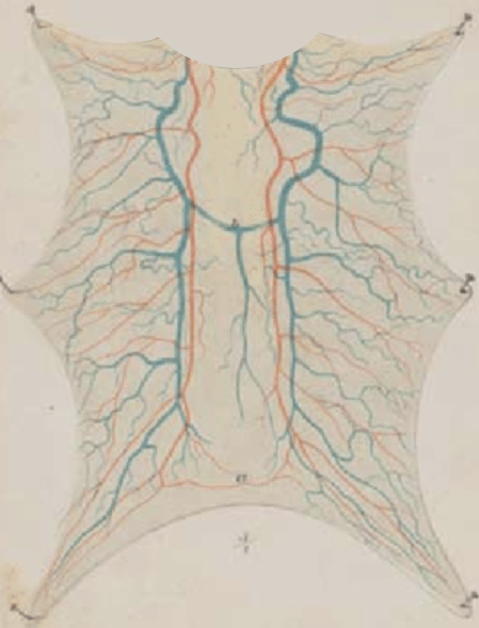
#> input picture frog-tongue.png, 957 x 1255 px (shown at 1/2 size)
$ python extract_vasculature.py
#> lines starting #> are read from the running program, lines starting #| are printed output that depends on the picture; after the words box and inside, x2 and y2 are one past the last pixel; in counts of white or black regions, pixels touching at a corner belong together
#> further down, img is the input picture: shape (1255, 957, 3); mean B, G, R 179.8, 195.1, 204
#> `hsv = cv.cvtColor(img, cv.COLOR_BGR2HSV)`: hsv: shape (1255, 957, 3); mean H, S, V 21.1, 31.4, 204.7


import numpy as np
import cv2 as cv

from skimage.morphology import area_closing, skeletonize, flood_fill

WHITE = 255

class Network():
    '''
    Make network from specific color marker in a 2D image of vasculature
    '''

    def __init__(self, img, name, colors, tol):
#> called with name = 'veins'
        self.img = img
        self.name = name
        self.colors = colors # hsv color codes for the part of the vasculature we want to extract
#> self.colors = [[[87, 55, 144]]]
        self.tol = tol # color hsv tolerance

        self.num_branches = 0

    def extract_skeleton(self, dilation_iterations):
        '''
        Extract 1D skeleton network
        '''
#> called with dilation_iterations = 2

        # Extract vasculature as whichever pixels are in the
        # given tolerance
        hsv_colors_min = np.min( self.colors, axis=0) - self.tol
#> hsv_colors_min = [[-3, 5, 104]]
        hsv_colors_max = np.max( self.colors, axis=0) + self.tol
#> hsv_colors_max = [[177, 105, 184]]

        vasculature = cv.inRange(hsv, hsv_colors_min, hsv_colors_max)
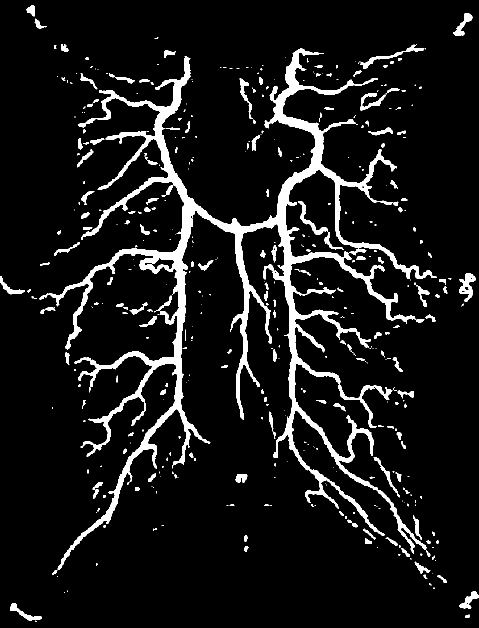
#> vasculature: shape (1255, 957) (shown at 1/2 size); 8.4% white; 452 white regions (264 under 20 px), largest, box (x1, y1, x2, y2) and area: (78, 97, 874, 1140) 78735, (918, 546, 951, 604) 877, (596, 402, 656, 470) 744

        # Image is a bit patchy, so we dilate a given amount of times
        # before skeletonizing so the network is more connected
        kernel = np.ones((3,3))
        for i in range(0, dilation_iterations):
            vasculature = cv.dilate(vasculature, kernel)

        # Remove holes so we don't get extra loops in the 1D skeleton
        mask = area_closing( vasculature, area_threshold=200, connectivity=2)
#> mask: shape (1255, 957); 15.1% white; 236 white regions, largest, box (x1, y1, x2, y2) and area: (61, 95, 897, 1156) 140693, (705, 86, 854, 155) 1975, (719, 175, 814, 223) 1604
        vasculature[np.where(mask)] = WHITE

        # Reduce to 1D using skeletonize
        vasculature = skeletonize(np.asarray(vasculature, dtype=bool))
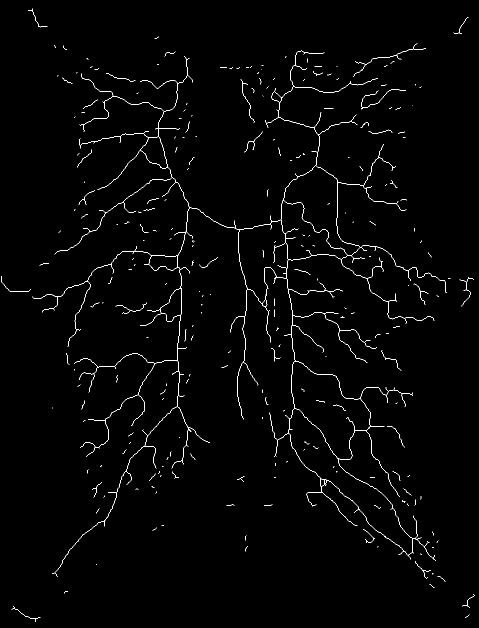
#> vasculature: shape (1255, 957) bool (shown at 1/2 size); 1.2% white in thin lines or dots
        vasculature = np.asarray(vasculature, dtype=int)*WHITE # TODO: simplify this?
#> vasculature: shape (1255, 957) int64; 1.2% white in thin lines or dots

        self.img = vasculature

    def connect_skeleton(self, connection_kernel):
        '''
        Connect skeleton segments using dilation and erosion with
        specific kernel
        '''

        vasc = self.img

        # We dilate and erode again in order to fill in gaps
        vasc = cv.dilate(np.asarray(vasc, dtype=np.uint8), connection_kernel, iterations=1)
        vasc = cv.erode(vasc, connection_kernel, iterations=1)
        vasc = skeletonize(np.asarray(vasc, dtype=bool))
        vasc = np.asarray(vasc, dtype=int)*WHITE

        self.img = vasc

    def color_segments(self, min_branch_length):
        '''
        Color disconnected segments of the network
        This is done by a sequential flood-filling
        '''
#> called with min_branch_length = 40

        vasc = self.img
        white_pixels = np.where(vasc == WHITE)
#> white_pixels = 14109 positions, rows 17 to 1243, columns 2 to 948

        num_branches = 0

        fill_value = 100

        while len(white_pixels[0])>0:
            white_pixel = [white_pixels[0][0], white_pixels[1][0]]
            vasc = flood_fill(vasc, seed_point=tuple(white_pixel), new_value=fill_value)

            branch_length = len(np.where(vasc==fill_value)[0])
            if branch_length < min_branch_length:
                vasc[np.where(vasc==fill_value)] = 0

            white_pixels = np.where(vasc == WHITE)
            fill_value  += 1
            num_branches += 1
#> this loop made 237 passes
#> (white_pixel, branch_length, white_pixels) on passes 1 to 3: ([17, 65], 62, 14047 positions, rows 35 to 1243, columns 2 to 948), ([35, 934], 49, 13998 positions, rows 73 to 1243, columns 2 to 948), ([73, 317], 9, 13989 positions, rows 87 to 1243, columns 2 to 948)
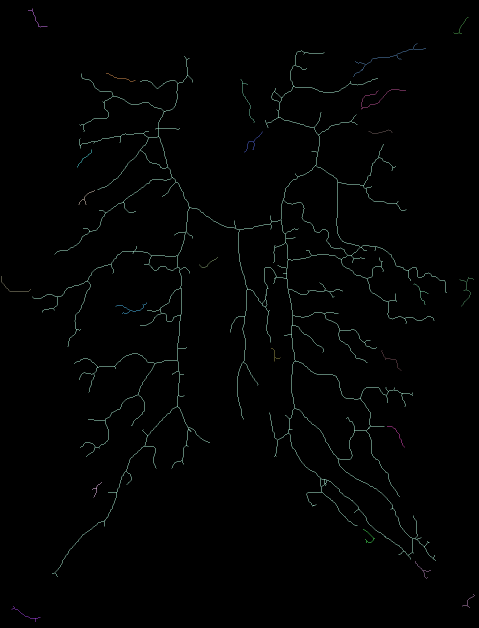
#> vasc: shape (1255, 957) int64 (shown at 1/2 size); 25 distinct labels, from 0 to 335; one colour per label, 0 black
#> after the loop, fill_value = 337; num_branches = 237

        self.img = vasc
        self.num_branches = num_branches
#> self.num_branches = 237


    def __str__(self):

        output_str = f'Network with {self.num_branches} branches \n'
        output_str += f'Image saved as {self.name}.jpg'

        cv.imwrite(f'{self.name}.jpg', self.img)

        return output_str


## The arteries are marked in "red" (actually orange) and the veins in "blue"
# The idea is that we extract the red and blue pixels separately, and skeletize the
# domain to make it 1D

BLUE = [113, 144, 141] # sampled rgb code for venous markers

RED1 = [186, 131, 106]  # sampled rgb codes for arterial markers
RED2 = [197, 164, 141]
RED3 = [188, 154, 131]

REDS = [RED1, RED2, RED3]

BACKGROUND = [217, 210, 194] # sampled rgb code for background color

# opencv uses bgr ordering
[l.reverse() for l in [RED1, RED2, RED3, BLUE, BACKGROUND]]


# Read in image of frog tongue vasculature
img = cv.imread('frog-tongue.png')

# It's easier to extract colored objects using HSV
hsv = cv.cvtColor(img, cv.COLOR_BGR2HSV)

# Convert the marker colors to HSV as well
def rgb_to_gbrimage(clr):
    return np.uint8([[clr]])

hsv_reds = [cv.cvtColor(rgb_to_gbrimage(clr), cv.COLOR_BGR2HSV) for clr in REDS]
hsv_blue = cv.cvtColor(rgb_to_gbrimage(BLUE), cv.COLOR_BGR2HSV)


# The blue veins are relatively easy to identify as their hsv value differs substantially from veins and background
blue_tol = [90, 50, 40]

veins = Network(img, 'veins', [hsv_blue], blue_tol)
veins.extract_skeleton(dilation_iterations=2)
veins.color_segments(40)
print(veins)
#| Network with 237 branches
#| Image saved as veins.jpg


# The red arteries are trickier as their hsv value is similar to the background
# so we construct thresholds from the three samples we took and add in an tolerance
tol = [5, 30, 5] # saturation value of red differs the most
#> tol = [5, 30, 5]
hsv_red_min = np.min( hsv_reds, axis=0) - tol
#> hsv_red_min = [[4, 42, 181]]
hsv_red_max = np.max( hsv_reds, axis=0) + tol
#> hsv_red_max = [[17, 140, 202]]

arteries = Network(img, 'arteries', hsv_reds, tol)
arteries.extract_skeleton(dilation_iterations=4)
#> call 2 of extract_skeleton, with dilation_iterations = 4
#> in extract_skeleton (call 2), `hsv_colors_min = np.min( self.colors, axis=0) - self.tol`: hsv_colors_min = [[4, 42, 181]]
#> in extract_skeleton (call 2), `hsv_colors_max = np.max( self.colors, axis=0) + self.tol`: hsv_colors_max = [[17, 140, 202]]
#> in extract_skeleton (call 2), `vasculature = cv.inRange(hsv, hsv_colors_min, hsv_colors_max)`: vasculature: shape (1255, 957); 4.9% white; 617 white regions (456 under 20 px), largest, box (x1, y1, x2, y2) and area: (363, 422, 413, 847) 4284, (507, 453, 577, 763) 3606, (520, 149, 624, 442) 2854
#> after the loop in extract_skeleton (call 2), `for i in range(0, dilation_iterations):`:
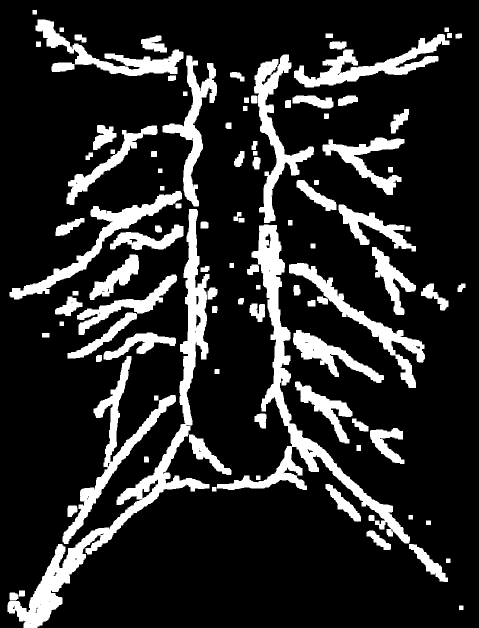
#> vasculature: shape (1255, 957) (shown at 1/2 size); 16.6% white; 104 white regions, largest, box (x1, y1, x2, y2) and area: (15, 418, 419, 1255) 30386, (434, 449, 820, 1087) 24318, (125, 712, 352, 1088) 11146
#> in extract_skeleton (call 2), `mask = area_closing( vasculature, area_threshold=200, connectivity=2)`: mask: shape (1255, 957); 16.6% white; 104 white regions, largest, box (x1, y1, x2, y2) and area: (15, 418, 419, 1255) 30653, (434, 449, 820, 1087) 24490, (125, 712, 352, 1088) 11167
#> in extract_skeleton (call 2), `vasculature = skeletonize(np.asarray(vasculature, dtype=bool))`: vasculature: shape (1255, 957) bool; 0.95% white in thin lines or dots
#> in extract_skeleton (call 2), `vasculature = np.asarray(vasculature, dtype=int)*WHITE`: vasculature: shape (1255, 957) int64; 0.95% white in thin lines or dots

# The arteries are missing some parts because they lie underneath the veins
# Most of these missing connections are horizontal, vertical or at 45 degrees

kernel = np.ones((1,30), np.uint8)  # connect lines using horizontal kernel
arteries.connect_skeleton(kernel)
#> in connect_skeleton, `vasc = cv.dilate(np.asarray(vasc, dtype=np.uint8), connection_kernel, ..`: vasc: shape (1255, 957); 17.5% white; 67 white regions, largest, box (x1, y1, x2, y2) and area: (6, 46, 832, 1252) 132179, (449, 76, 911, 442) 21682, (572, 535, 861, 770) 9908
#> in connect_skeleton, `vasc = cv.erode(vasc, connection_kernel, iterations=1)`: vasc: shape (1255, 957); 3.3% white; 70 white regions (41 under 20 px), largest, box (x1, y1, x2, y2) and area: (21, 46, 818, 1252) 24896, (464, 113, 623, 442) 2732, (594, 76, 897, 167) 2565
#> in connect_skeleton, `vasc = skeletonize(np.asarray(vasc, dtype=bool))`: vasc: shape (1255, 957) bool; 0.99% white in thin lines or dots
#> in connect_skeleton, `vasc = np.asarray(vasc, dtype=int)*WHITE`: vasc: shape (1255, 957) int64; 0.99% white in thin lines or dots

kernel = np.ones((30,1), np.uint8)  # connect lines using vertical kernel
arteries.connect_skeleton(kernel)
#> in connect_skeleton (call 2), `vasc = cv.dilate(np.asarray(vasc, dtype=np.uint8), connection_kernel, ..`: vasc: shape (1255, 957); 19.8% white; 42 white regions, largest, box (x1, y1, x2, y2) and area: (21, 32, 818, 1255) 153128, (115, 501, 350, 727) 15119, (594, 44, 922, 180) 14257
#> in connect_skeleton (call 2), `vasc = cv.erode(vasc, connection_kernel, iterations=1)`: vasc: shape (1255, 957); 4.1% white; 47 white regions (26 under 20 px), largest, box (x1, y1, x2, y2) and area: (21, 47, 818, 1255) 35722, (594, 59, 897, 166) 3966, (115, 516, 350, 713) 2446
#> in connect_skeleton (call 2), `vasc = skeletonize(np.asarray(vasc, dtype=bool))`:
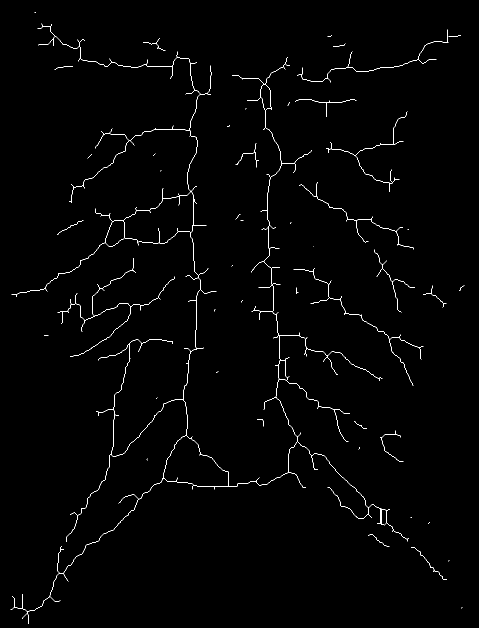
#> vasc: shape (1255, 957) bool (shown at 1/2 size); 0.92% white in thin lines or dots
#> in connect_skeleton (call 2), `vasc = np.asarray(vasc, dtype=int)*WHITE`: vasc: shape (1255, 957) int64; 0.92% white in thin lines or dots

# After filling in as much as possible we color the branches
arteries.color_segments(40)
#> in color_segments (call 2), `white_pixels = np.where(vasc == WHITE)`: white_pixels = 11081 positions, rows 24 to 1247, columns 21 to 928
#> the loop in color_segments (call 2), `while len(white_pixels[0])>0:` made 47 passes
#> (white_pixel, branch_length, white_pixels) on passes 1 to 10: ([24, 70], 3, 11078 positions, rows 47 to 1247, columns 21 to 928), ([47, 83], 7387, 3691 positions, rows 59 to 1216, columns 88 to 928), ([59, 895], 449, 3242 positions, rows 71 to 1216, columns 88 to 928), ([71, 662], 9, 3233 positions, rows 71 to 1216, columns 88 to 928), ([71, 916], 25, 3208 positions, rows 76 to 1216, columns 88 to 928), ([76, 318], 63, 3145 positions, rows 87 to 1216, columns 88 to 928), ([87, 690], 26, 3119 positions, rows 133 to 1216, columns 88 to 928), ([133, 127], 37, 3082 positions, rows 199 to 1216, columns 88 to 928), ([199, 597], 155, 2927 positions, rows 204 to 1216, columns 88 to 928), ([204, 579], 8, 2919 positions, rows 216 to 1216, columns 88 to 928)
#> (white_pixel, branch_length) on pass 45: ([1094, 822], 101)
#> pass 1, in color_segments (call 2), `vasc = flood_fill(vasc, seed_point=tuple(white_pixel), new_value=fill_..`:
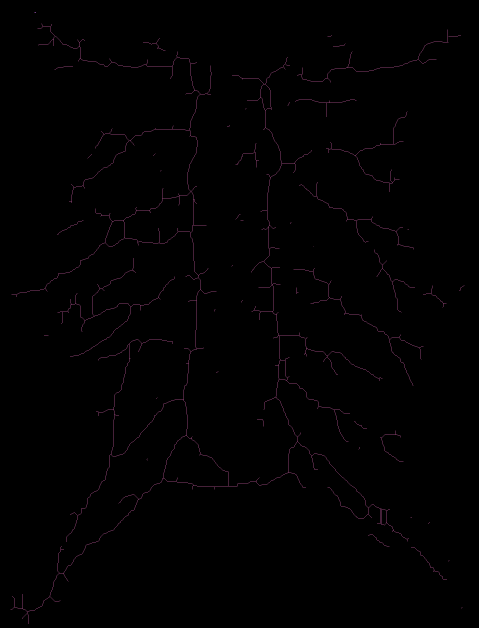
#> vasc: shape (1255, 957) int64 (shown at 1/2 size); 3 distinct labels, from 0 to 255; one colour per label, 0 black
#> after the loop in color_segments (call 2), `while len(white_pixels[0])>0:`: vasc: shape (1255, 957) int64; 16 distinct labels, from 0 to 144
#> after the loop in color_segments (call 2), `while len(white_pixels[0])>0:`: fill_value = 147; num_branches = 47
print(arteries)
#| Network with 47 branches
#| Image saved as arteries.jpg


# Make bgr image of total vasculature (arteries + veins)
imshape = list(arteries.img.shape)
#> imshape = [1255, 957]
imshape.append(3)

vasculature = np.zeros(imshape)

vasculature[np.where(arteries.img)]=[20, 1, 170]
vasculature[np.where(veins.img)]=[255, 150, 0]
cv.imwrite('vasculature.jpg', vasculature)
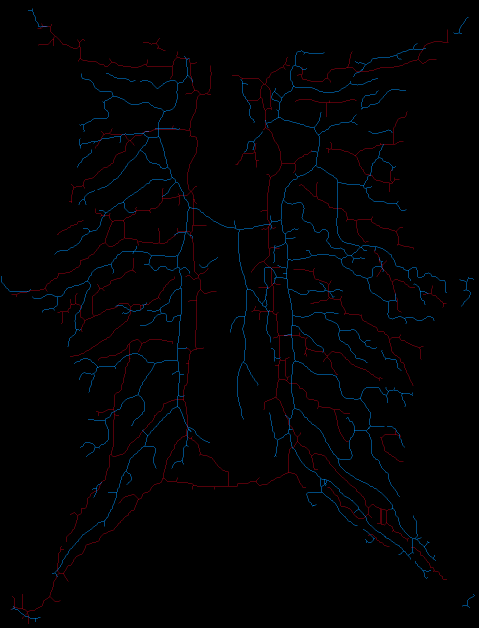
#> saved as vasculature.jpg: shape (1255, 957, 3) (shown at 1/2 size); mean B, G, R 2.8, 1.5, 1.5
